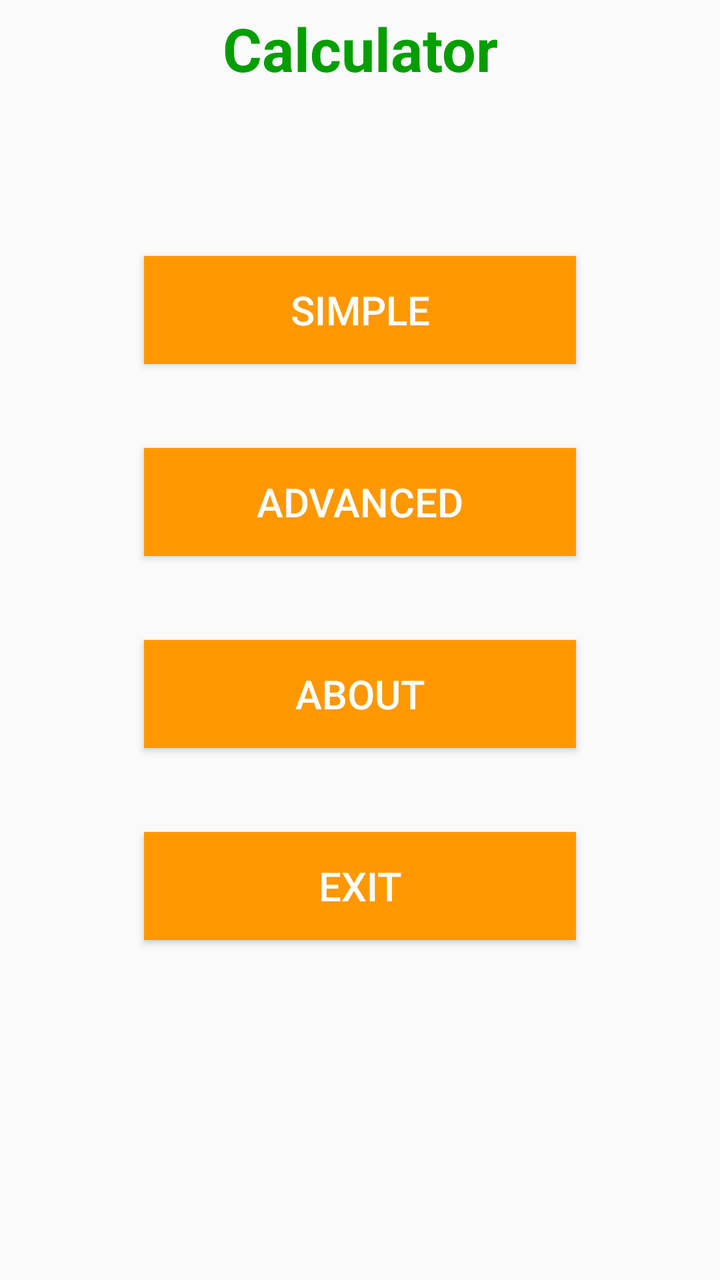
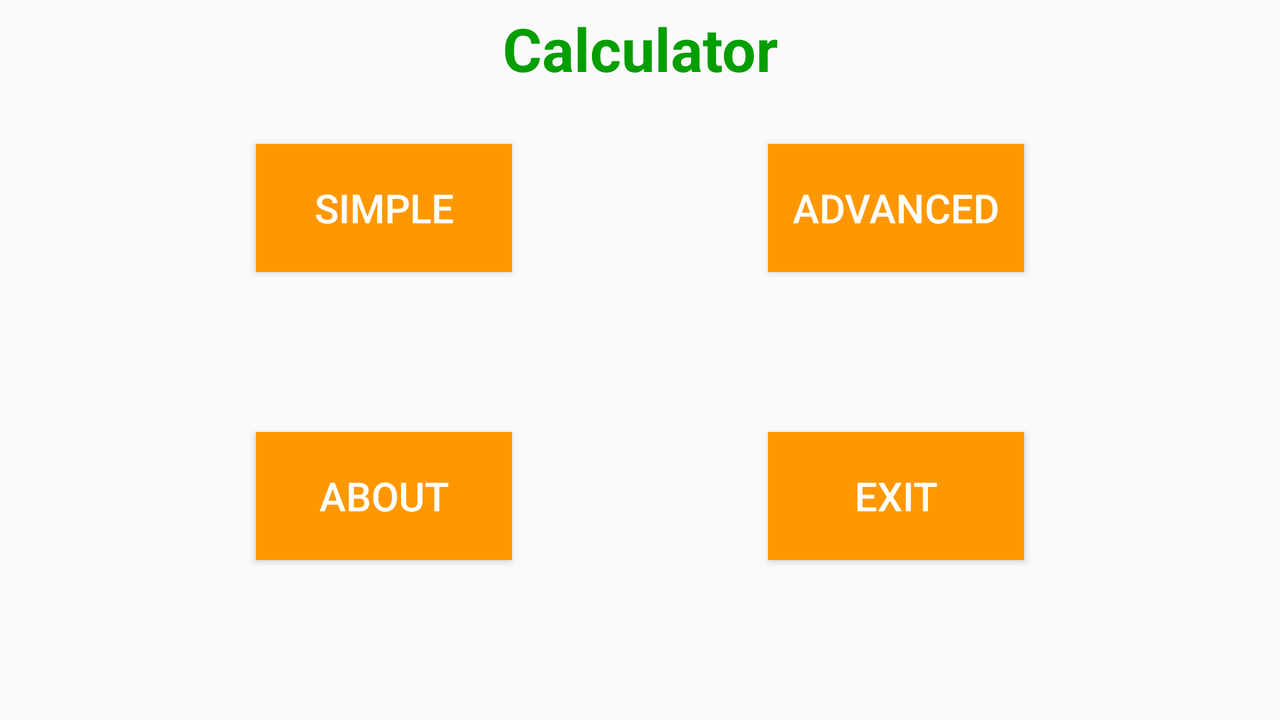

Compare how this app lays out the same screen by default and in its alternative resource folder. The renders come first, then the two layout files and the values they reference.
<!-- AndroidManifest.xml: application theme Theme.Kalkulator -->
<!-- res/layout/activity_main.xml -->
<?xml version="1.0" encoding="utf-8"?>
<android.support.constraint.ConstraintLayout xmlns:android="http://schemas.android.com/apk/res/android"
    xmlns:app="http://schemas.android.com/apk/res-auto"
    xmlns:tools="http://schemas.android.com/tools"
    android:layout_width="match_parent"
    android:layout_height="match_parent"
    tools:context=".MainActivity">

    <Button
        android:id="@+id/simpleButton"
        android:layout_width="0dp"
        android:layout_height="0dp"
        android:background="@color/orange"
        android:fontFamily="sans-serif-medium"
        android:text="Simple"
        android:textAlignment="center"
        android:textColor="#FFFFFF"
        android:textSize="20dp"
        app:layout_constraintDimensionRatio="4:1"
        app:layout_constraintEnd_toEndOf="@id/guidelineEnd"
        app:layout_constraintStart_toStartOf="@id/guidelineStart"
        app:layout_constraintTop_toTopOf="@id/guidelineHorizontalStart" />


    <Button
        android:id="@+id/advancedButton"
        android:layout_width="0dp"
        android:layout_height="0dp"
        android:background="@color/orange"
        android:fontFamily="sans-serif-medium"
        android:text="Advanced"
        android:textAlignment="center"
        android:textColor="#FFFFFF"
        android:textSize="20dp"
        app:layout_constraintDimensionRatio="4:1"
        app:layout_constraintEnd_toEndOf="@id/guidelineEnd"
        app:layout_constraintStart_toStartOf="@id/guidelineStart"
        app:layout_constraintTop_toTopOf="@id/guidelineHorizontal35" />

    <Button
        android:id="@+id/aboutButton"
        android:layout_width="0dp"
        android:layout_height="0dp"
        android:background="@color/orange"
        android:fontFamily="sans-serif-medium"
        android:text="About"
        android:textAlignment="center"
        android:textColor="#FFFFFF"
        android:textSize="20dp"
        app:layout_constraintDimensionRatio="4:1"
        app:layout_constraintEnd_toEndOf="@id/guidelineEnd"
        app:layout_constraintStart_toStartOf="@id/guidelineStart"
        app:layout_constraintTop_toTopOf="@id/guidelineHorizontal50" />

    <Button
        android:id="@+id/exitButton"
        android:layout_width="0dp"
        android:layout_height="0dp"
        android:background="@color/orange"
        android:fontFamily="sans-serif-medium"
        android:text="Exit"
        android:textAlignment="center"
        android:textColor="#FFFFFF"
        android:textSize="20dp"
        app:layout_constraintDimensionRatio="4:1"
        app:layout_constraintEnd_toEndOf="@id/guidelineEnd"
        app:layout_constraintStart_toStartOf="@id/guidelineStart"
        app:layout_constraintTop_toTopOf="@id/guidelineHorizontal65" />


    <TextView
        android:id="@+id/labelMainActivity"
        android:layout_width="match_parent"
        android:layout_height="wrap_content"
        android:gravity="center"
        android:padding="4dp"
        android:text="Calculator"
        android:textColor="@color/green"
        android:textSize="30sp"
        android:textStyle="bold"
        app:layout_constraintEnd_toEndOf="parent"
        app:layout_constraintStart_toStartOf="parent"
        app:layout_constraintTop_toTopOf="parent" />

    <android.support.constraint.Guideline
        android:id="@+id/guidelineStart"
        android:layout_width="wrap_content"
        android:layout_height="wrap_content"
        android:orientation="vertical"
        app:layout_constraintGuide_percent="0.2" />

    <android.support.constraint.Guideline
        android:id="@+id/guidelineEnd"
        android:layout_width="wrap_content"
        android:layout_height="wrap_content"
        android:orientation="vertical"
        app:layout_constraintGuide_percent="0.8" />

    <android.support.constraint.Guideline
        android:id="@+id/guidelineHorizontalStart"
        android:layout_width="wrap_content"
        android:layout_height="wrap_content"
        android:orientation="horizontal"
        app:layout_constraintGuide_percent="0.2" />

    <android.support.constraint.Guideline
        android:id="@+id/guidelineHorizontalEnd"
        android:layout_width="wrap_content"
        android:layout_height="wrap_content"
        android:orientation="horizontal"
        app:layout_constraintGuide_percent="0.8" />

    <android.support.constraint.Guideline
        android:id="@+id/guidelineHorizontal35"
        android:layout_width="wrap_content"
        android:layout_height="wrap_content"
        android:orientation="horizontal"
        app:layout_constraintGuide_percent="0.35" />

    <android.support.constraint.Guideline
        android:id="@+id/guidelineHorizontal50"
        android:layout_width="wrap_content"
        android:layout_height="wrap_content"
        android:orientation="horizontal"
        app:layout_constraintGuide_percent="0.5" />

    <android.support.constraint.Guideline
        android:id="@+id/guidelineHorizontal65"
        android:layout_width="wrap_content"
        android:layout_height="wrap_content"
        android:orientation="horizontal"
        app:layout_constraintGuide_percent="0.65" />
</android.support.constraint.ConstraintLayout>
<!-- resources referenced by this layout -->
<resources>
  <color name="green">#059E00</color>
  <color name="orange">#FF9800</color>
  <style name="Theme.Kalkulator" parent="Theme.AppCompat.Light.DarkActionBar">
          
          <item name="colorPrimary">@color/green</item>
          <item name="colorPrimaryDark">@color/green</item>
          <item name="colorAccent">@color/teal_200</item>
          
      </style>
  <color name="teal_200">#FF03DAC5</color>
</resources>
<!-- res/layout-land/activity_main.xml (the author's variant of the layout above) -->
<!-- drawn on the phone turned sideways -->
<?xml version="1.0" encoding="utf-8"?>
<android.support.constraint.ConstraintLayout xmlns:android="http://schemas.android.com/apk/res/android"
    xmlns:app="http://schemas.android.com/apk/res-auto"
    xmlns:tools="http://schemas.android.com/tools"
    android:layout_width="match_parent"
    android:layout_height="match_parent"
    tools:context=".MainActivity">

    <Button
        android:id="@+id/simpleButton"
        android:layout_width="0dp"
        android:layout_height="0dp"
        android:background="@color/orange"
        android:fontFamily="sans-serif-medium"
        android:text="Simple"
        android:textAlignment="center"
        android:textColor="#FFFFFF"
        android:textSize="20dp"
        app:layout_constraintDimensionRatio="4:2"
        app:layout_constraintEnd_toEndOf="@id/verticalEnd1"
        app:layout_constraintStart_toStartOf="@id/verticalStart1"
        app:layout_constraintTop_toTopOf="@id/horizontalStart" />

    <Button
        android:id="@+id/advancedButton"
        android:layout_width="0dp"
        android:layout_height="0dp"
        android:background="@color/orange"
        android:fontFamily="sans-serif-medium"
        android:text="Advanced"
        android:textAlignment="center"
        android:textColor="#FFFFFF"
        android:textSize="20dp"
        app:layout_constraintDimensionRatio="4:2"
        app:layout_constraintEnd_toEndOf="@id/verticalEnd2"
        app:layout_constraintStart_toStartOf="@id/verticalStart2"
        app:layout_constraintTop_toTopOf="@id/horizontalStart" />

    <Button
        android:id="@+id/aboutButton"
        android:layout_width="0dp"
        android:layout_height="0dp"
        android:background="@color/orange"
        android:fontFamily="sans-serif-medium"
        android:text="About"
        android:textAlignment="center"
        android:textColor="#FFFFFF"
        android:textSize="20dp"
        app:layout_constraintDimensionRatio="4:2"
        app:layout_constraintEnd_toEndOf="@id/verticalEnd1"
        app:layout_constraintStart_toStartOf="@id/verticalStart1"
        app:layout_constraintTop_toTopOf="@id/horizontalEnd" />

    <Button
        android:id="@+id/exitButton"
        android:layout_width="0dp"
        android:layout_height="0dp"
        android:background="@color/orange"
        android:fontFamily="sans-serif-medium"
        android:text="Exit"
        android:textAlignment="center"
        android:textColor="#FFFFFF"
        android:textSize="20dp"
        app:layout_constraintDimensionRatio="4:2"
        app:layout_constraintEnd_toEndOf="@id/verticalEnd2"
        app:layout_constraintStart_toStartOf="@id/verticalStart2"
        app:layout_constraintTop_toTopOf="@id/horizontalEnd" />

    <TextView
        android:id="@+id/labelMainActivity"
        android:layout_width="match_parent"
        android:layout_height="wrap_content"
        android:gravity="center"
        android:padding="4dp"
        android:text="Calculator"
        android:textColor="@color/green"
        android:textSize="30sp"
        android:textStyle="bold" />

    <android.support.constraint.Guideline
        android:id="@+id/verticalStart1"
        android:layout_width="wrap_content"
        android:layout_height="wrap_content"
        android:orientation="vertical"
        app:layout_constraintGuide_percent="0.2" />

    <android.support.constraint.Guideline
        android:id="@+id/verticalEnd1"
        android:layout_width="wrap_content"
        android:layout_height="wrap_content"
        android:orientation="vertical"
        app:layout_constraintGuide_percent="0.4" />

    <android.support.constraint.Guideline
        android:id="@+id/verticalStart2"
        android:layout_width="wrap_content"
        android:layout_height="wrap_content"
        android:orientation="vertical"
        app:layout_constraintGuide_percent="0.6" />

    <android.support.constraint.Guideline
        android:id="@+id/verticalEnd2"
        android:layout_width="wrap_content"
        android:layout_height="wrap_content"
        android:orientation="vertical"
        app:layout_constraintGuide_percent="0.8" />

    <android.support.constraint.Guideline
        android:id="@+id/horizontalStart"
        android:layout_width="wrap_content"
        android:layout_height="wrap_content"
        android:orientation="horizontal"
        app:layout_constraintGuide_percent="0.2" />

    <android.support.constraint.Guideline
        android:id="@+id/horizontalEnd"
        android:layout_width="wrap_content"
        android:layout_height="wrap_content"
        android:orientation="horizontal"
        app:layout_constraintGuide_percent="0.6" />


</android.support.constraint.ConstraintLayout>
